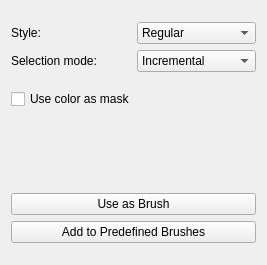
<ui version="4.0" >
 <author></author>
 <comment></comment>
 <exportmacro></exportmacro>
 <class>KisWdgCustomBrush</class>
 <widget class="QWidget" name="KisWdgCustomBrush" >
  <property name="geometry" >
   <rect>
    <x>0</x>
    <y>0</y>
    <width>267</width>
    <height>265</height>
   </rect>
  </property>
  <property name="windowTitle" >
   <string>KisWdgCustomBrush</string>
  </property>
  <layout class="QVBoxLayout" >
   <property name="margin" >
    <number>11</number>
   </property>
   <property name="spacing" >
    <number>6</number>
   </property>
   <item>
    <layout class="QGridLayout" >
     <property name="margin" >
      <number>0</number>
     </property>
     <property name="spacing" >
      <number>6</number>
     </property>
     <item row="0" column="0" >
      <widget class="QLabel" name="textLabel2" >
       <property name="text" >
        <string>Style:</string>
       </property>
      </widget>
     </item>
     <item row="2" column="1" >
      <widget class="QComboBox" name="comboBox2" >
       <property name="enabled" >
        <bool>true</bool>
       </property>
       <property name="currentIndex" >
        <number>2</number>
       </property>
       <item>
        <property name="text" >
         <string>Constant</string>
        </property>
       </item>
       <item>
        <property name="text" >
         <string>Random</string>
        </property>
       </item>
       <item>
        <property name="text" >
         <string>Incremental</string>
        </property>
       </item>
       <item>
        <property name="text" >
         <string>Pressure</string>
        </property>
       </item>
       <item>
        <property name="text" >
         <string>Angular</string>
        </property>
       </item>
      </widget>
     </item>
     <item row="2" column="0" >
      <widget class="QLabel" name="textLabel3" >
       <property name="text" >
        <string>Selection mode:</string>
       </property>
      </widget>
     </item>
     <item row="0" column="1" >
      <widget class="QComboBox" name="brushStyle" >
       <item>
        <property name="text" >
         <string>Regular</string>
        </property>
       </item>
       <item>
        <property name="text" >
         <string>Animated</string>
        </property>
       </item>
      </widget>
     </item>
    </layout>
   </item>
   <item>
    <widget class="QCheckBox" name="colorAsMask" >
     <property name="text" >
      <string>Use color as mask</string>
     </property>
    </widget>
   </item>
   <item>
    <layout class="QHBoxLayout" >
     <property name="margin" >
      <number>0</number>
     </property>
     <property name="spacing" >
      <number>6</number>
     </property>
     <item>
      <spacer>
       <property name="orientation" >
        <enum>Qt::Horizontal</enum>
       </property>
       <property name="sizeType" >
        <enum>QSizePolicy::Expanding</enum>
       </property>
       <property name="sizeHint" >
        <size>
         <width>40</width>
         <height>20</height>
        </size>
       </property>
      </spacer>
     </item>
     <item>
      <widget class="QLabel" name="preview" >
       <property name="sizePolicy" >
        <sizepolicy>
         <hsizetype>0</hsizetype>
         <vsizetype>0</vsizetype>
         <horstretch>0</horstretch>
         <verstretch>0</verstretch>
        </sizepolicy>
       </property>
       <property name="minimumSize" >
        <size>
         <width>50</width>
         <height>50</height>
        </size>
       </property>
       <property name="text" >
        <string/>
       </property>
      </widget>
     </item>
     <item>
      <spacer>
       <property name="orientation" >
        <enum>Qt::Horizontal</enum>
       </property>
       <property name="sizeType" >
        <enum>QSizePolicy::Expanding</enum>
       </property>
       <property name="sizeHint" >
        <size>
         <width>40</width>
         <height>20</height>
        </size>
       </property>
      </spacer>
     </item>
    </layout>
   </item>
   <item>
    <layout class="QVBoxLayout" >
     <property name="margin" >
      <number>0</number>
     </property>
     <property name="spacing" >
      <number>6</number>
     </property>
     <item>
      <widget class="QPushButton" name="brushButton" >
       <property name="text" >
        <string>Use as Brush</string>
       </property>
      </widget>
     </item>
     <item>
      <widget class="QPushButton" name="addButton" >
       <property name="text" >
        <string>Add to Predefined Brushes</string>
       </property>
      </widget>
     </item>
    </layout>
   </item>
  </layout>
 </widget>
 <layoutdefault spacing="6" margin="11" />
 <resources/>
 <connections/>
</ui>
